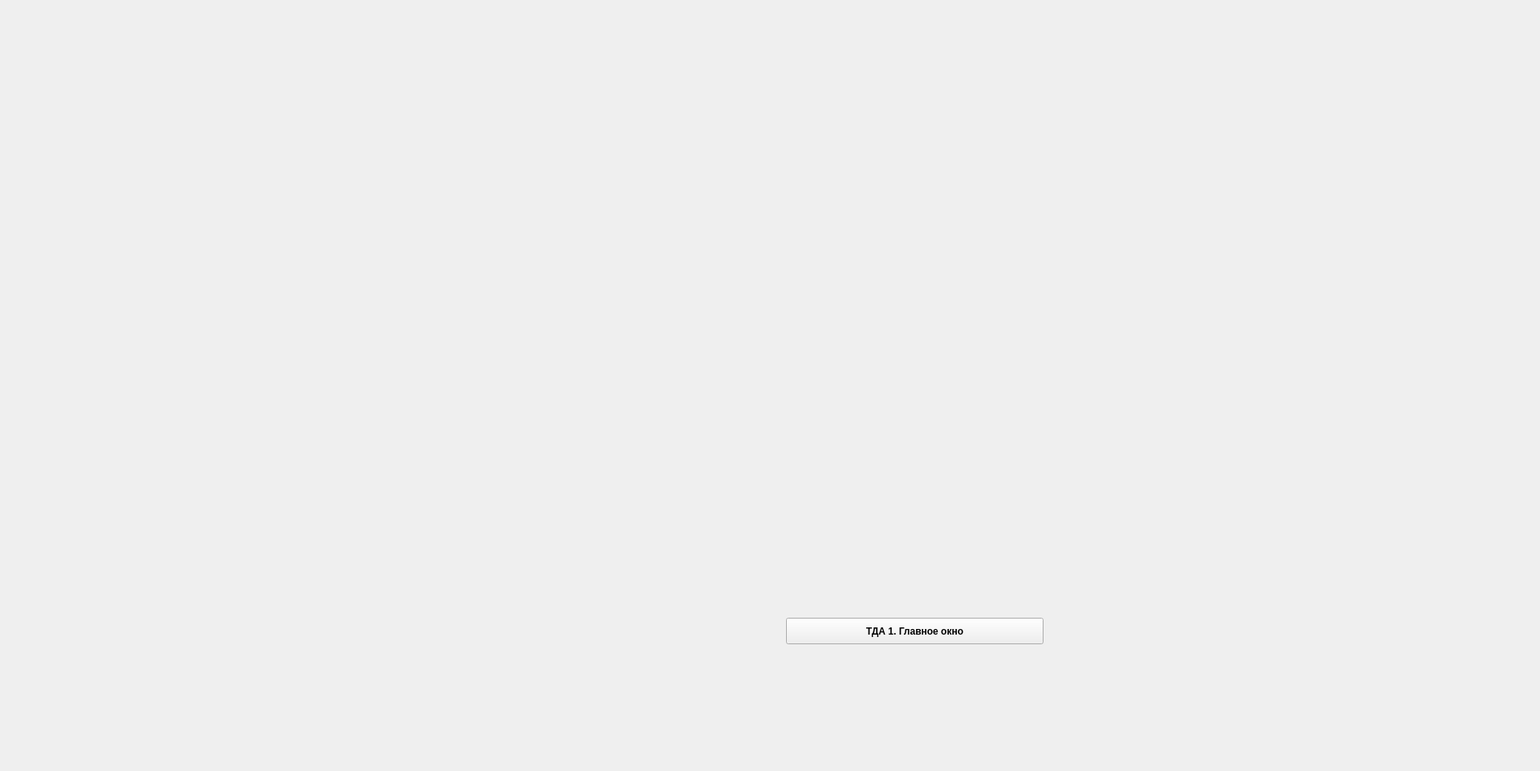
<?xml version="1.0" encoding="UTF-8"?>
<ui version="4.0">
 <class>Win_upr_prog</class>
 <widget class="QMainWindow" name="Win_upr_prog">
  <property name="geometry">
   <rect>
    <x>0</x>
    <y>0</y>
    <width>1920</width>
    <height>961</height>
   </rect>
  </property>
  <property name="windowTitle">
   <string>MainWindow</string>
  </property>
  <widget class="QWidget" name="centralwidget">
   <widget class="QLabel" name="bckgrnd">
    <property name="geometry">
     <rect>
      <x>0</x>
      <y>0</y>
      <width>1920</width>
      <height>961</height>
     </rect>
    </property>
    <property name="text">
     <string/>
    </property>
    <property name="pixmap">
     <pixmap>images/Upr_prog.png</pixmap>
    </property>
   </widget>
   <widget class="QPushButton" name="btn_win_main">
    <property name="geometry">
     <rect>
      <x>980</x>
      <y>770</y>
      <width>321</width>
      <height>33</height>
     </rect>
    </property>
    <property name="font">
     <font>
      <family>Arial</family>
      <pointsize>9</pointsize>
      <weight>75</weight>
      <bold>true</bold>
     </font>
    </property>
    <property name="text">
     <string>ТДА 1. Главное окно</string>
    </property>
   </widget>
  </widget>
 </widget>
 <resources/>
 <connections/>
</ui>
